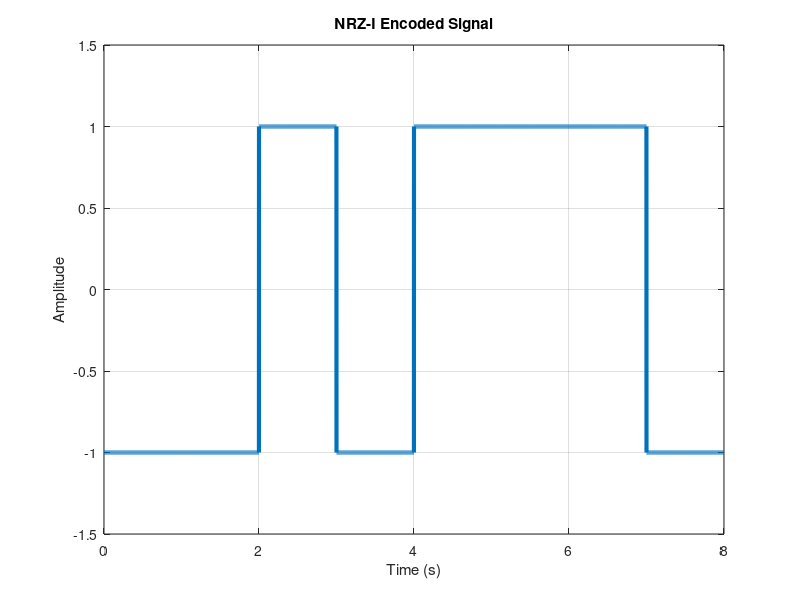

Reproduce this figure in MATLAB.
bits = [1 0 1 1 1 0 0 1];
bitrate = 1;
n = 1000;
T = length(bits) / bitrate;
N = n * length(bits);
dt = T / N;
t = 0 : dt : T-dt;   % Change here: length(t) = N (matches x)

x = zeros(1, length(t));
lastbit = 1;

for i = 1:length(bits)
    if bits(i) == 1
        x((i - 1) * n + 1 : i * n) = -lastbit;
        lastbit = -lastbit;
    else
        x((i - 1) * n + 1 : i * n) = lastbit;
    end
end

plot(t, x, 'LineWidth', 3);
ylim([-1.5 1.5]);
xlabel('Time (s)');
ylabel('Amplitude');
title('NRZ-I Encoded Signal');
grid on;

counter = 0;
lastbit = 1;
result = zeros(1, length(bits));

for i = 1:length(t)
    if t(i) > counter
        counter = counter + 1;
        if x(i) ~= lastbit
            result(counter) = 1;
            lastbit = -lastbit;
        else
            result(counter) = 0;
        end
    end
end

disp('NRZ-I Decoding:');
disp(result);
